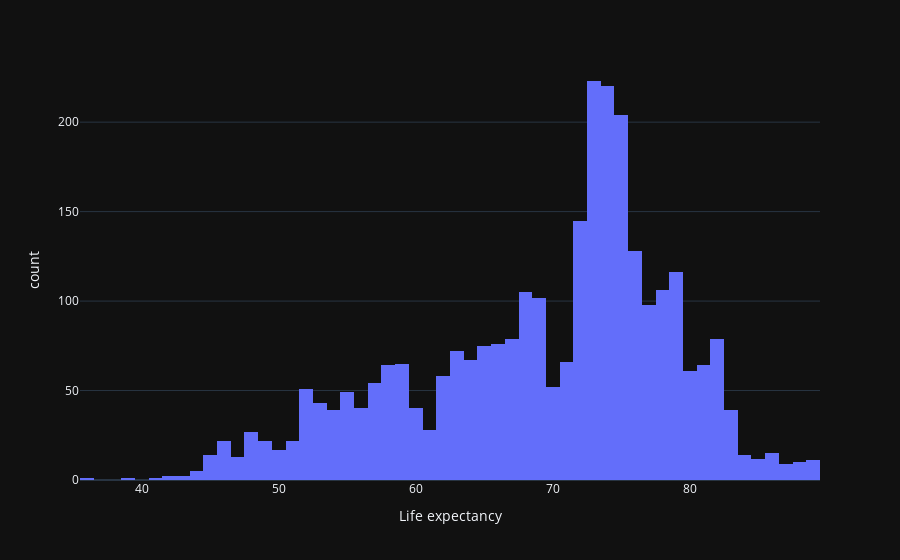

Write notebook code for a chart like this one.
### Code cell
fig=px.histogram(df,x='Life expectancy ',template='plotly_dark')
fig.show()

### Figure 1 — Plotly figure (JSON) as saved in the notebook; plotly's stock layout.template omitted (floating-point values rounded to 4 significant figures; data arrays with more than 128 entries replaced by an {"elided": "..."} marker saying what was removed)
{"data": [{"alignmentgroup": "True", "bingroup": "x", "hovertemplate": "Life expectancy =%{x}<br>count=%{y}<extra></extra>", "legendgroup": "", "marker": {"color": "#636efa"}, "name": "", "offsetgroup": "", "orientation": "v", "showlegend": false, "type": "histogram", "x": {"elided": "2938 float values"}, "xaxis": "x", "yaxis": "y"}], "layout": {"barmode": "relative", "legend": {"tracegroupgap": 0}, "margin": {"t": 60}, "xaxis": {"anchor": "y", "domain": [0, 1], "title": {"text": "Life expectancy "}}, "yaxis": {"anchor": "x", "domain": [0, 1], "title": {"text": "count"}}}}
